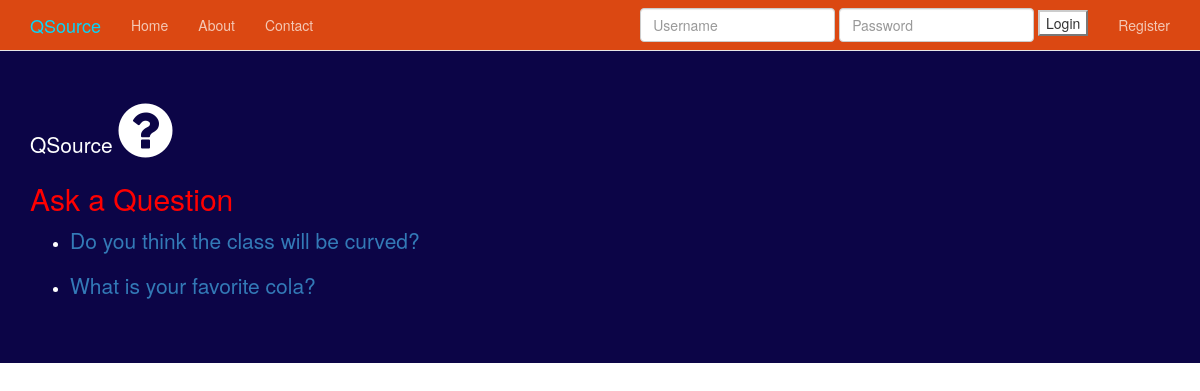
The page /polls/ on the database as committed earlier.
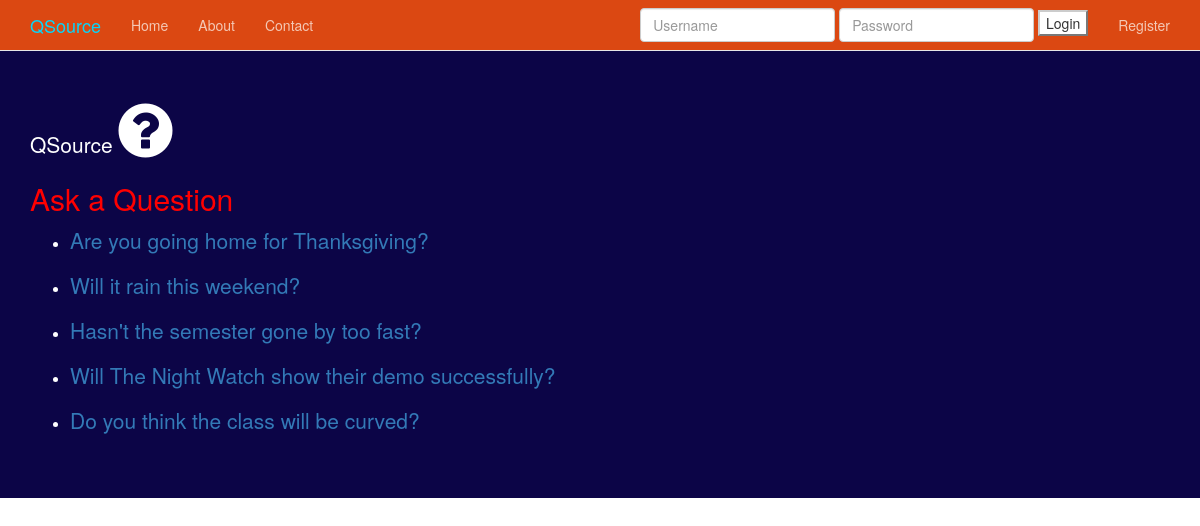
The same page on the database as committed later.
### polls/models.py (models this page shows, shortened)
class Question(models.Model):
    question_text = models.CharField(max_length = 200)
    pub_date = models.DateTimeField('date published')
    ans1_text = models.CharField(max_length = 200, default= "Yes")
    ans1_votes = models.IntegerField(default = 0)
    ans2_text = models.CharField(max_length = 200, default = "No")
    ans2_votes = models.IntegerField(default = 0)
    def was_published_recently(self):
        now = timezone.now()
        return now - datetime.timedelta(days=1) <= self.pub_date <= now
    was_published_recently.admin_order_field = 'pub_date'
    was_published_recently.boolean = True
    was_published_recently.short_description = 'Published recently?'

### polls/views.py (the view)
class IndexView(generic.ListView):
    template_name = 'polls/index.html'
    context_object_name = 'latest_question_list'
    def get_queryset(self):
        return Question.objects.filter(
            pub_date__lte=timezone.now()
        ).order_by('-pub_date')[:5]

### polls/templates/polls/index.html (shortened to what this page needs)
{% load staticfiles %}
{% load crispy_forms_tags %}
{% include 'head_css.html' %}
{% include 'navbar.html' %}
{% block jumbotron %}
<div class="jumbotron">
    <div class="container">
    <div class="row">
        <div class='col-sm-6'>
        <p>QSource <i class="fa fa-question-circle fa-3x"></i></p>
        <a href="{% url 'polls:question' %}"><h2 style="color:red">Ask a
        Question</h2></a>
        <link rel="stylesheet" type="text/css" href="{% static 'QSource/custom.css' %}" />
        {% if latest_question_list %}
            <ul>
        {% for question in latest_question_list %}
            <li><p><a href="{% url 'polls:detail' question.id %}">{{ question.question_text }}</a></p></li>
        {% endfor %}
            </ul>
        {% else %}
            <p>No polls are available.</p>
        {% endif %}
        </div>
        </div>
    </div>
 </div
{% endblock %}

Rows that differ between the two databases and show on the page:
no longer on this page (row unchanged): Question: question_text "What is your favorite cola?"
added Question: question_text "Are you going home for Thanksgiving?"
added Question: question_text "Will it rain this weekend?"
added Question: question_text "Hasn't the semester gone by too fast?"
added Question: question_text "Will The Night Watch show their demo successfully?"
